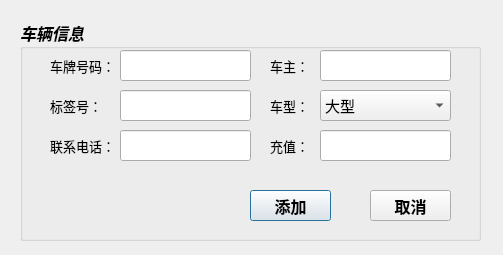
<?xml version="1.0" encoding="UTF-8"?>
<ui version="4.0">
 <class>etcCarInfoAddDialog</class>
 <widget class="QDialog" name="etcCarInfoAddDialog">
  <property name="geometry">
   <rect>
    <x>0</x>
    <y>0</y>
    <width>503</width>
    <height>255</height>
   </rect>
  </property>
  <property name="windowTitle">
   <string>Dialog</string>
  </property>
  <widget class="QGroupBox" name="groupBox">
   <property name="geometry">
    <rect>
     <x>20</x>
     <y>20</y>
     <width>461</width>
     <height>221</height>
    </rect>
   </property>
   <property name="font">
    <font>
     <family>宋体</family>
     <pointsize>12</pointsize>
     <weight>75</weight>
     <italic>true</italic>
     <bold>true</bold>
    </font>
   </property>
   <property name="title">
    <string>车辆信息</string>
   </property>
   <widget class="QLabel" name="label">
    <property name="geometry">
     <rect>
      <x>30</x>
      <y>30</y>
      <width>61</width>
      <height>31</height>
     </rect>
    </property>
    <property name="font">
     <font>
      <pointsize>10</pointsize>
      <weight>50</weight>
      <italic>false</italic>
      <bold>false</bold>
     </font>
    </property>
    <property name="text">
     <string>车牌号码：</string>
    </property>
   </widget>
   <widget class="QLabel" name="label_2">
    <property name="geometry">
     <rect>
      <x>250</x>
      <y>30</y>
      <width>41</width>
      <height>31</height>
     </rect>
    </property>
    <property name="font">
     <font>
      <pointsize>10</pointsize>
      <weight>50</weight>
      <italic>false</italic>
      <bold>false</bold>
     </font>
    </property>
    <property name="text">
     <string>车主：</string>
    </property>
   </widget>
   <widget class="QLabel" name="label_3">
    <property name="geometry">
     <rect>
      <x>250</x>
      <y>70</y>
      <width>41</width>
      <height>31</height>
     </rect>
    </property>
    <property name="font">
     <font>
      <pointsize>10</pointsize>
      <weight>50</weight>
      <italic>false</italic>
      <bold>false</bold>
     </font>
    </property>
    <property name="text">
     <string>车型：</string>
    </property>
   </widget>
   <widget class="QLabel" name="label_4">
    <property name="geometry">
     <rect>
      <x>30</x>
      <y>70</y>
      <width>51</width>
      <height>31</height>
     </rect>
    </property>
    <property name="font">
     <font>
      <pointsize>10</pointsize>
      <weight>50</weight>
      <italic>false</italic>
      <bold>false</bold>
     </font>
    </property>
    <property name="text">
     <string>标签号：</string>
    </property>
   </widget>
   <widget class="QLabel" name="label_5">
    <property name="geometry">
     <rect>
      <x>30</x>
      <y>110</y>
      <width>61</width>
      <height>31</height>
     </rect>
    </property>
    <property name="font">
     <font>
      <pointsize>10</pointsize>
      <weight>50</weight>
      <italic>false</italic>
      <bold>false</bold>
     </font>
    </property>
    <property name="text">
     <string>联系电话：</string>
    </property>
   </widget>
   <widget class="QPushButton" name="pushButtonAdd">
    <property name="geometry">
     <rect>
      <x>230</x>
      <y>170</y>
      <width>81</width>
      <height>31</height>
     </rect>
    </property>
    <property name="font">
     <font>
      <italic>false</italic>
     </font>
    </property>
    <property name="text">
     <string>添加</string>
    </property>
   </widget>
   <widget class="QPushButton" name="pushButtonConcel">
    <property name="geometry">
     <rect>
      <x>350</x>
      <y>170</y>
      <width>81</width>
      <height>31</height>
     </rect>
    </property>
    <property name="font">
     <font>
      <italic>false</italic>
     </font>
    </property>
    <property name="text">
     <string>取消</string>
    </property>
   </widget>
   <widget class="QLabel" name="label_6">
    <property name="geometry">
     <rect>
      <x>250</x>
      <y>110</y>
      <width>41</width>
      <height>31</height>
     </rect>
    </property>
    <property name="font">
     <font>
      <pointsize>10</pointsize>
      <weight>50</weight>
      <italic>false</italic>
      <bold>false</bold>
     </font>
    </property>
    <property name="text">
     <string>充值：</string>
    </property>
   </widget>
   <widget class="QLineEdit" name="lineEditPlate">
    <property name="geometry">
     <rect>
      <x>100</x>
      <y>30</y>
      <width>131</width>
      <height>31</height>
     </rect>
    </property>
    <property name="font">
     <font>
      <weight>50</weight>
      <italic>false</italic>
      <bold>false</bold>
     </font>
    </property>
   </widget>
   <widget class="QLineEdit" name="lineEditName">
    <property name="geometry">
     <rect>
      <x>300</x>
      <y>30</y>
      <width>131</width>
      <height>31</height>
     </rect>
    </property>
    <property name="font">
     <font>
      <weight>50</weight>
      <italic>false</italic>
      <bold>false</bold>
     </font>
    </property>
   </widget>
   <widget class="QLineEdit" name="lineEditTag">
    <property name="geometry">
     <rect>
      <x>100</x>
      <y>70</y>
      <width>131</width>
      <height>31</height>
     </rect>
    </property>
    <property name="font">
     <font>
      <weight>50</weight>
      <italic>false</italic>
      <bold>false</bold>
     </font>
    </property>
    <property name="inputMethodHints">
     <set>Qt::ImhDigitsOnly</set>
    </property>
   </widget>
   <widget class="QLineEdit" name="lineEditContact">
    <property name="geometry">
     <rect>
      <x>100</x>
      <y>110</y>
      <width>131</width>
      <height>31</height>
     </rect>
    </property>
    <property name="font">
     <font>
      <weight>50</weight>
      <italic>false</italic>
      <bold>false</bold>
     </font>
    </property>
    <property name="inputMethodHints">
     <set>Qt::ImhDigitsOnly</set>
    </property>
   </widget>
   <widget class="QComboBox" name="comboBox">
    <property name="geometry">
     <rect>
      <x>300</x>
      <y>70</y>
      <width>131</width>
      <height>31</height>
     </rect>
    </property>
    <property name="font">
     <font>
      <pointsize>11</pointsize>
      <weight>50</weight>
      <italic>false</italic>
      <bold>false</bold>
     </font>
    </property>
    <item>
     <property name="text">
      <string>大型</string>
     </property>
    </item>
    <item>
     <property name="text">
      <string>中型</string>
     </property>
    </item>
    <item>
     <property name="text">
      <string>小型</string>
     </property>
    </item>
    <item>
     <property name="text">
      <string>公交车</string>
     </property>
    </item>
    <item>
     <property name="text">
      <string>警车</string>
     </property>
    </item>
   </widget>
   <widget class="QLineEdit" name="lineEditCharge">
    <property name="geometry">
     <rect>
      <x>300</x>
      <y>110</y>
      <width>131</width>
      <height>31</height>
     </rect>
    </property>
    <property name="font">
     <font>
      <weight>50</weight>
      <italic>false</italic>
      <bold>false</bold>
     </font>
    </property>
    <property name="inputMethodHints">
     <set>Qt::ImhDigitsOnly</set>
    </property>
    <property name="text">
     <string extracomment="可不填，默认为 0"/>
    </property>
   </widget>
  </widget>
 </widget>
 <resources/>
 <connections/>
</ui>
